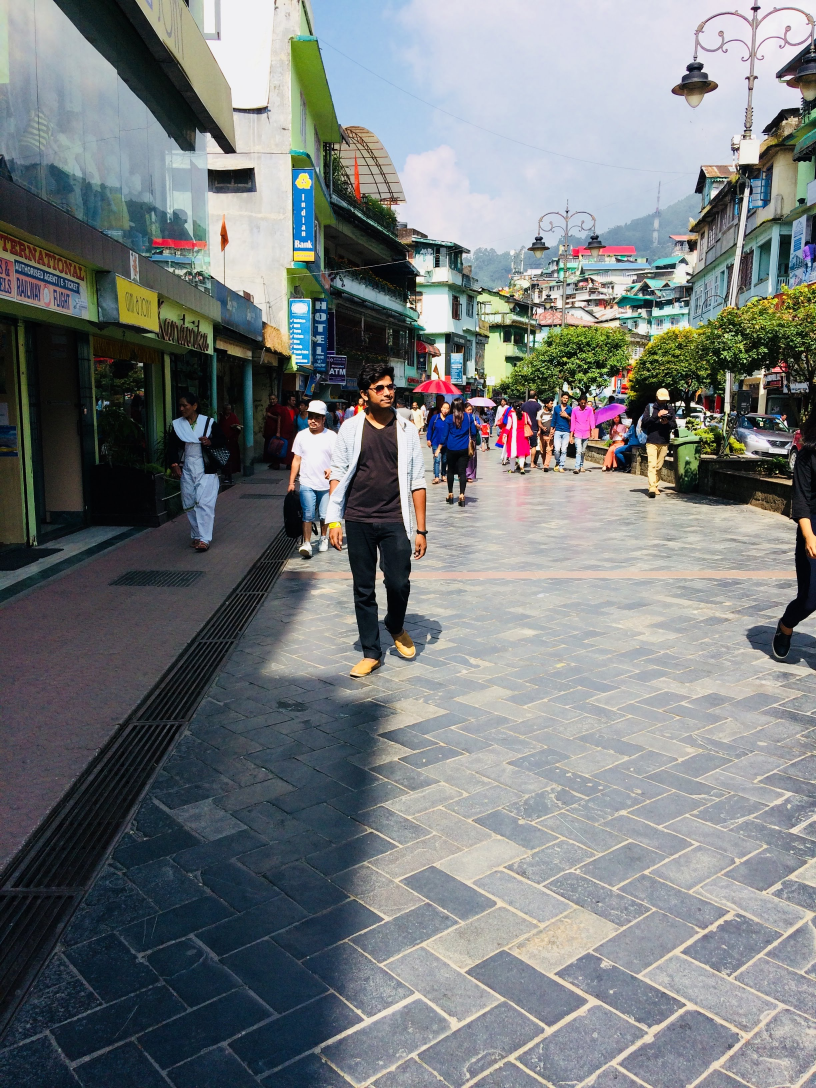
#> input picture pic.JPG, 2448 x 3264 px, found by its file name (shown at 1/3 size)
$ python sc.py
#> lines starting #> are read from the running program, lines starting #| are printed output that depends on the picture; after the words box and inside, x2 and y2 are one past the last pixel; in counts of white or black regions, pixels touching at a corner belong together
import cv2
face_cascade=cv2.CascadeClassifier("haarcascade_frontalface_default.xml")
img=cv2.imread("pic.jpg")
#> img is the input picture: shape (3264, 2448, 3); mean B, G, R 126, 124.5, 120.1
gray_im=cv2.cvtColor(img,cv2.COLOR_BGR2GRAY)
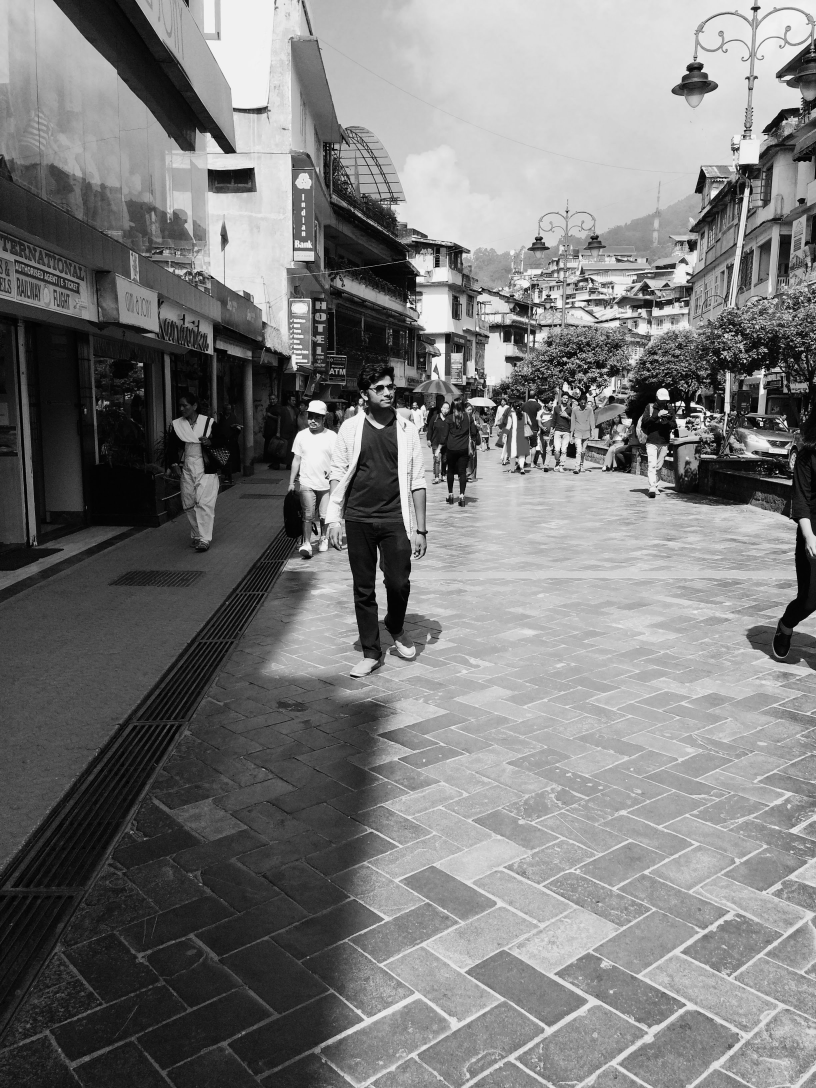
#> gray_im: shape (3264, 2448) (shown at 1/3 size); min 0, max 255, mean 123.3

face=face_cascade.detectMultiScale(gray_im,
scaleFactor=1.09,
minNeighbors=5)
#> face = [[1683, 1185, 26, 26], [803, 1188, 28, 28], [870, 1191, 28, 28], [1737, 1199, 28, 28], [2388, 1453, 57, 57], [516, 1195, 59, 59], [552, 1346, 64, 64], [1109, 1128, 96, 96]]

for x,y,w,h in face:
    img=cv2.rectangle(img,(x,y),(x+w,y+h),(0,255,0),4)
#> this loop made 8 passes

resi=cv2.resize(img,(int(img.shape[1]/3),int(img.shape[0]/3)))
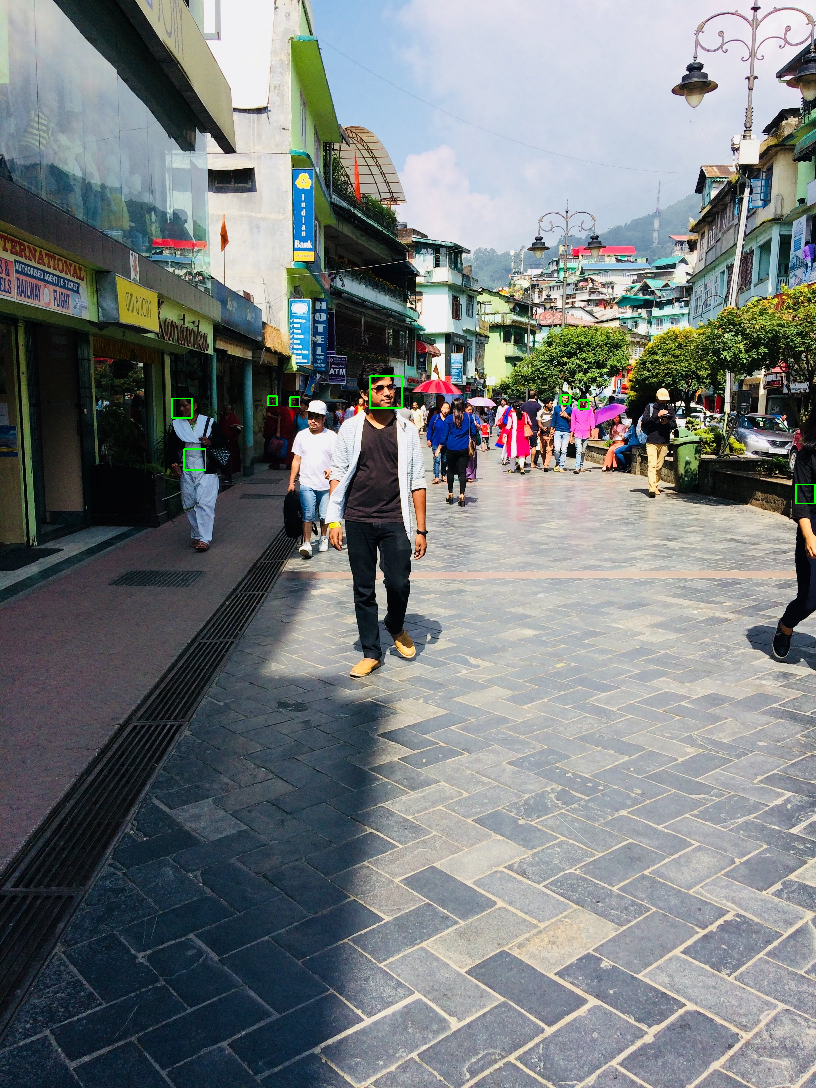
#> resi: shape (1088, 816, 3); mean B, G, R 126, 124.7, 120
cv2.imshow("dekh",resi)
cv2.waitKey(0)
cv2.destroyAllWindows()

$ run again, with adi.jpg copied over pic.JPG
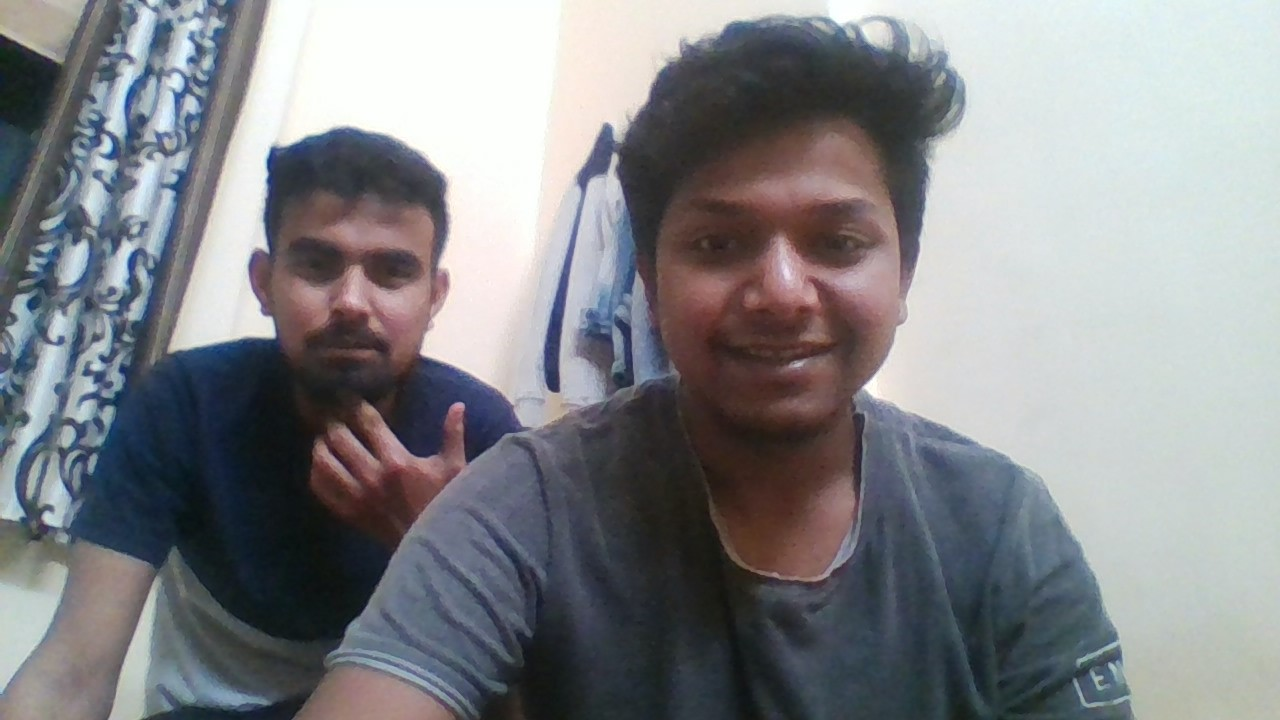
#> input picture adi.jpg, 1280 x 720 px, found by its file name
#> img is the input picture: shape (720, 1280, 3); mean B, G, R 137.2, 133.6, 132.2
#> face = [[60, 374, 72, 72], [248, 186, 210, 210], [630, 116, 316, 316]]
#> the loop `for x,y,w,h in face:` made 3 passes
#> pass 1, `img=cv2.rectangle(img,(x,y),(x+w,y+h),(0,255,0),4)`:
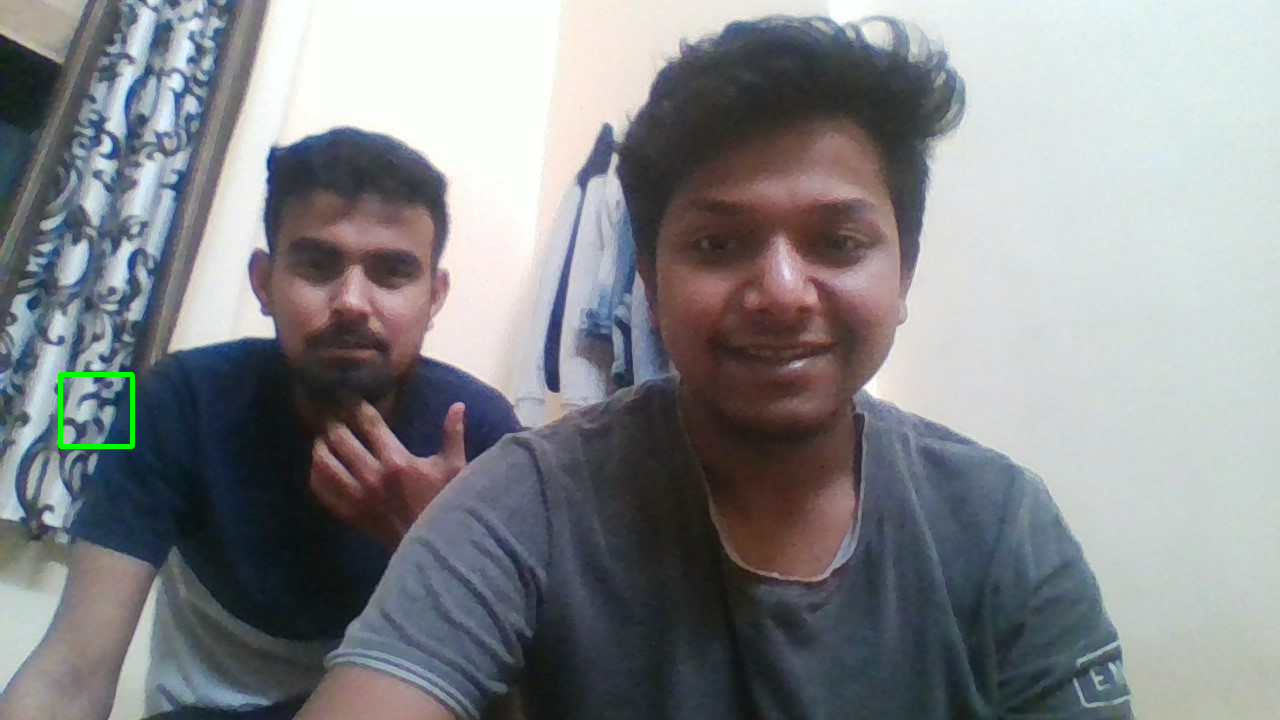
#> img: shape (720, 1280, 3); 0.15% of pixels changed, all inside (x1, y1, x2, y2) = (58, 372, 135, 449)
#> `resi=cv2.resize(img,(int(img.shape[1]/3),int(img.shape[0]/3)))`:
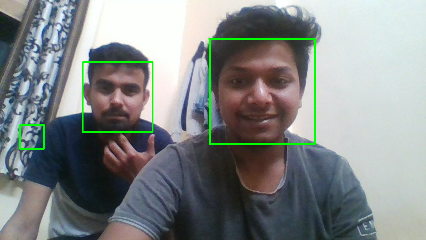
#> resi: shape (240, 426, 3); mean B, G, R 135.5, 135.8, 130.6
